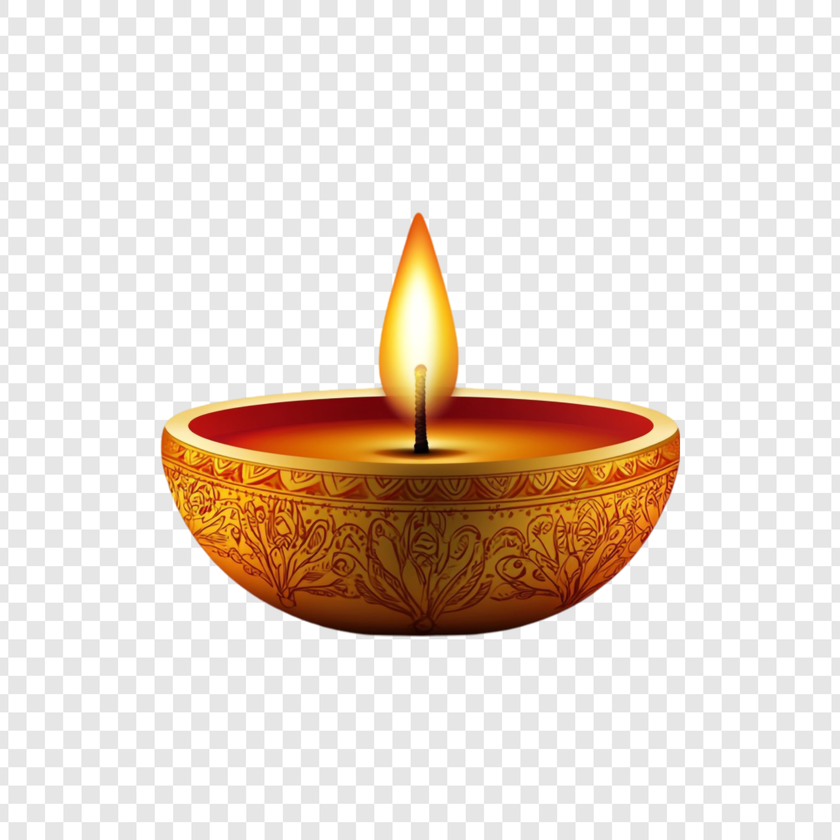
#> input picture image.png, 840 x 840 px, shrunk from 2500 x 2500 before the run
$ python encode_server.py ../image.png ../encoded.png ../encoded.png
#> lines starting #> are read from the running program, lines starting #| are printed output that depends on the picture
"""
encode_server.py — server-side encode script
Called by the Node route with args: <input_image> <message> <output_image>
Exits 0 on success, 1 on failure (stderr contains the error).
"""
import sys
import os
from PIL import Image

def message_to_binary(message):
    return ''.join(format(ord(c), '08b') for c in message)

def encode_image(image_path, message, output_path):
#> called with image_path = '../image.png', message = '../encoded.png', output_path = '../encoded.png'
    try:
        img = Image.open(image_path).convert('RGB')
#> img is the input picture: PIL image 840x840 RGB; mean R, G, B 230.7, 218.4, 208.4
    except Exception as e:
        print(f"Cannot open image: {e}", file=sys.stderr)
        sys.exit(1)

    # Delimiter: 16-bit sequence 1111111111111110
    binary_message = message_to_binary(message) + "1111111111111110"
    width, height = img.size
#> width = 840; height = 840

    if len(binary_message) > width * height * 3:
        print("Message too long for this image.", file=sys.stderr)
        sys.exit(1)

    # --- Draw highly visible marker around the hidden region! ---
    # Because for short messages, the tinted pixels are microscopically small
    pixels_needed = (len(binary_message) + 2) // 3
    y_end = (pixels_needed - 1) // width
#> y_end = 0
    x_end = (pixels_needed - 1) % width
#> x_end = 42

    from PIL import ImageDraw
    draw = ImageDraw.Draw(img)
    # Ensure the box is at least 30x30 so it's fully visible even for 1-letter messages
    box_right = max(30, width - 1 if y_end > 0 else x_end + 15)
#> box_right = 57
    box_bottom = max(30, y_end + 15)
#> box_bottom = 30

    # Draw a bright red, 5-pixel thick bounding box outlining where the data is!
    draw.rectangle([0, 0, box_right, box_bottom], outline=(255, 0, 0), width=5)
    # -----------------------------------------------------------

    pixels = img.load()

    data_index = 0
    for y in range(height):
        for x in range(width):
            r, g, b = pixels[x, y]

            # Watermark exactly where the message is hidden!
            if data_index < len(binary_message):
                # Apply a neon-green overlay to make the data trace immediately obvious
                r = int(r * 0.3)
                g = min(255, int(g * 0.3 + 200)) # Neon green
                b = int(b * 0.3)

            if data_index < len(binary_message):
                r = (r & ~1) | int(binary_message[data_index]); data_index += 1
            if data_index < len(binary_message):
                g = (g & ~1) | int(binary_message[data_index]); data_index += 1
            if data_index < len(binary_message):
                b = (b & ~1) | int(binary_message[data_index]); data_index += 1
            pixels[x, y] = (r, g, b)
            if data_index >= len(binary_message):
                break
        if data_index >= len(binary_message):
            break
#> after the loop, data_index = 128

    img.save(output_path, format='PNG')
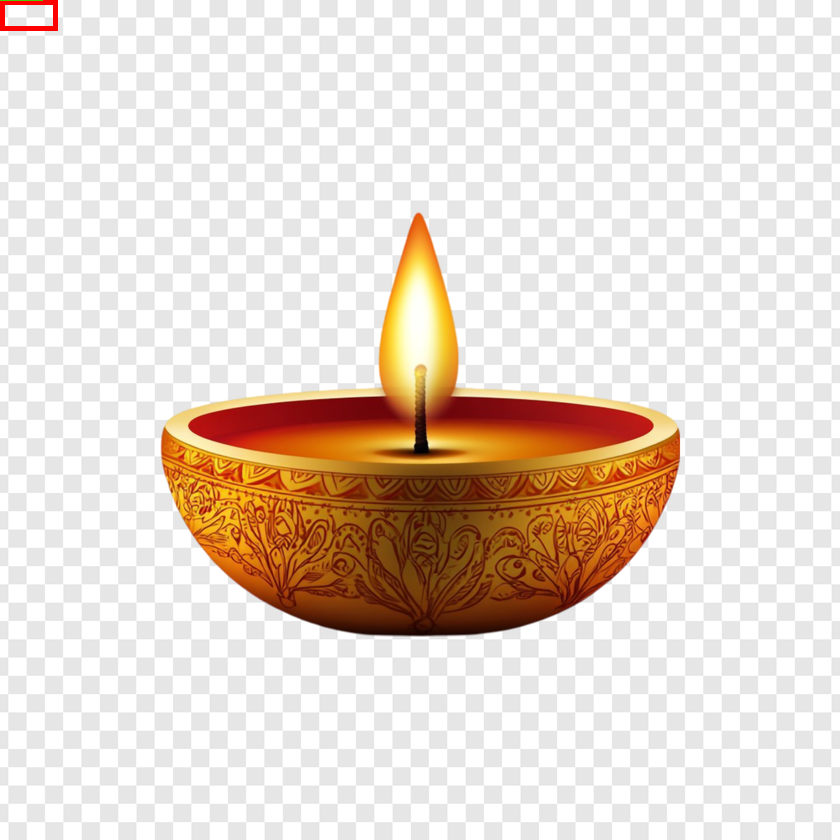
#> saved as encoded.png: PIL image 840x840 RGB; mean R, G, B 230.7, 218.1, 208.1
    print("OK")

if __name__ == '__main__':
    if len(sys.argv) != 4:
        print("Usage: encode_server.py <input> <message> <output>", file=sys.stderr)
        sys.exit(1)
    encode_image(sys.argv[1], sys.argv[2], sys.argv[3])
